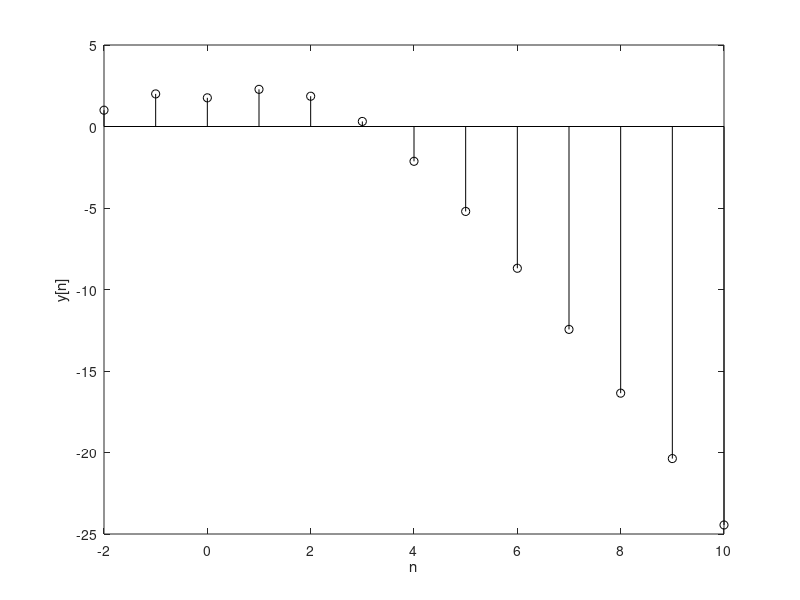

Source code (MATLAB):
n = (-2:10)'; y = [1;2;zeros(length(n)-2,1)]; x = [0;0;n(3:end)];
        for k = 1:length(n)-2,
            y(k+2) = y(k+1) - 0.24*y(k) + x(k+2) - 2*x(k+1);
        end;
        clf; stem(n,y,'k'); xlabel('n'); ylabel('y[n]');
        disp(' n            y'); disp([num2str([n,y])]);
output=y;